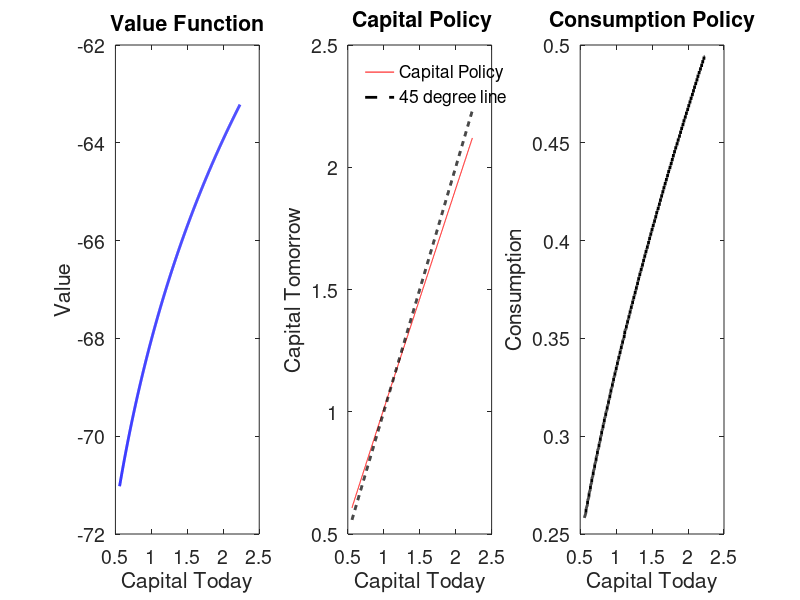
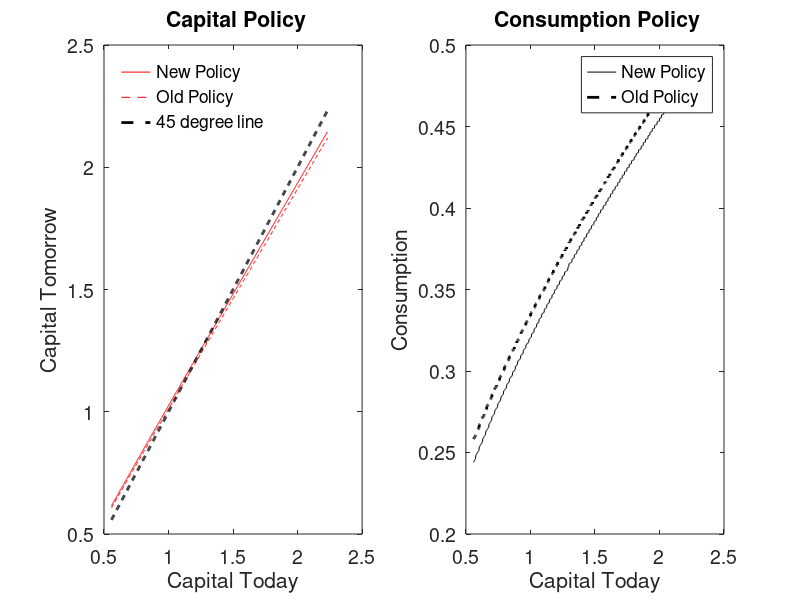
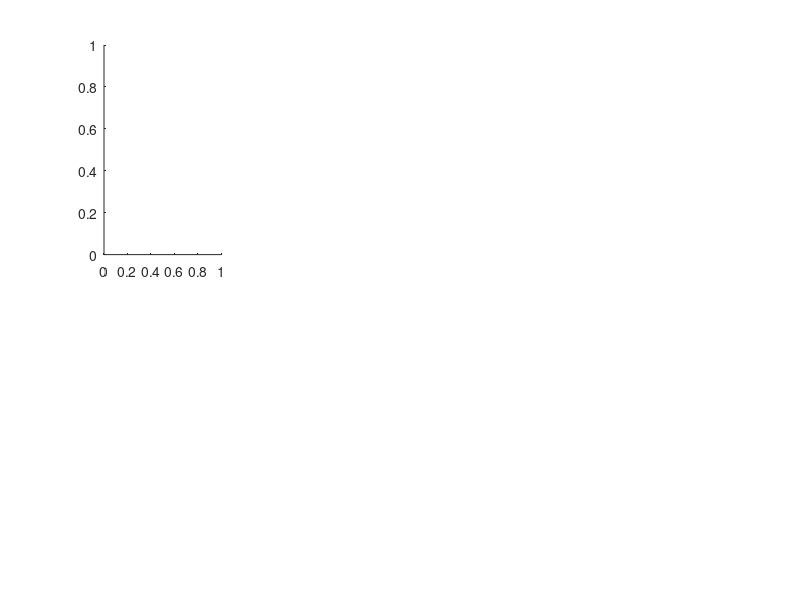

Reproduce these figures in MATLAB, in order. (Note: this script raises an error after producing the figures.)
%%%%%%%%%%%%%%%%%%%%%%%%%%%%%%%%%%%%%%%%%
% Solves the Planner's problem using VFI %
% Matt Hong and Pascual Restrepo, EC 702 Fall 2020
% Edits Hannah Rhodenhiser Fall 2021
% Edits by Veronica Perez for PSet 5 EC 702 Pascual Restrepo
%%%%%%%%%%%%%%%%%%%%%%%%%%%%%%%%%%%%%%%%%%
close all; clear; clc;

%reference: Stokey_Lucas_1989 5.1
% model to be solved
% V(k) = max_{kp<=f(k)+(1-delta)k} [ u(c) + beta V(kprime) ]
% BC: c + kprime = f(k) + (1-delta)*k
% prod function: f(k)=k^alpha*ell^(1-alpha)
% utility function: u(c) = c^(1-gamma) / (1-gamma)

%start tracking timing
tic; 
disp('%%%%%%%%%%%%%%%%%%%')
disp('Solving the planners problem')
disp(' ')

%%%%%%%%%%%%%%%%%%%%%%%%%%%%%%%%%%%%%%%%%%%%%%%%%%%%%%%%%%%%%%%%%%%%%%%%%%
%%%%%%%%%%%%%%%%%%%%%%% THIS BLOCK SETS UP THE MODEL %%%%%%%%%%%%%%%%%%%%%%
%%%%%%%%%%%%%%%%%%%%%%%%%%%%%%%%%%%%%%%%%%%%%%%%%%%%%%%%%%%%%%%%%%%%%%%%%%%

vfmaxit = 1000; %max number of VF iterations
vftol = 1e-7;       %tolerance on Bellman equation, in percentages

T=100;                    %final period for transition
transitspan=0:T-1; %time span for transition


%model parameters (note, this is parametrized in a way such that one unit
%of time is a year)
gamma=1.5;  %this means that there is a low willingness to subs c over time
delta=0.06;
alpha=0.3;
beta=0.95;
ell=1;      %normalization

%exact SS quantities
Abar=(1/beta-1+delta)/alpha;
Abar;
A=Abar+0.03;

%exact SS quantities
%Hannahs for kss:
% kss=(A*alpha/(1/beta-1+delta))^(1/(1-alpha))*ell; % my equation is different:
kss=((1/beta-1+delta)/(alpha*A))^(1/(alpha-1))*ell;
Rss=A*alpha*(kss/ell)^(alpha-1);
Wss=A*(1-alpha)*(kss/ell)^(alpha);
rss=1/beta-1;
%investment in ss:
Iss=delta*kss;
%c in ss
Css=A*kss^(alpha)*(ell)^(1-alpha) - kss*delta;
%output
Yss=A*kss^(alpha)*(ell)^(1-alpha);

%define grid
kmin=kss*0.5;
kmax=kss*2;
knum=1000;
K0=linspace(kmin,kmax,knum);

%%%%%%%%%%%%%%%%%%%%%%%%%%%%%%%%%%%%%%%%%%%%%%%%%%%%%%%%%%%%%%%%%%%%%%%%%%%
%%%%%%%%%%%%% THIS BLOCK SETS UP AND SOLVES THE VALUE FUNCTION %%%%%%%%%%%%
%%%%%%%%%%%%%%%%%%%%%%%%%%%%%%%%%%%%%%%%%%%%%%%%%%%%%%%%%%%%%%%%%%%%%%%%%%%

%compute return function (utility function). We use meshgrid
[kp,k]=meshgrid(K0);
Glow=zeros(knum, knum);
Gmax=A*k.^alpha*ell^(1-alpha)+(1-delta)*k;
kp(kp>=Gmax | kp<Glow)=NaN; %restrict control variable to feasible set
utility=(A*k.^alpha*ell^(1-alpha)+(1-delta)*k-kp).^(1-gamma)/(1-gamma);
% In utility matrix, rows represent the state (capital
%today) columns are the control (capital tomorrow).

%initialize the policy and VF arrays
Vold = zeros(knum,1);   %this will store old VF
V = zeros(knum,1);      %this will store new VF
kprimeind=zeros(knum,1);

disp('%%%%')
disp('Starting VFI now')
disp(' ')

for vfit = 1:vfmaxit
    %form Bellman equation
    RHSMAT = utility + beta*repmat(Vold',knum,1);
   	[V,kprimeind] = max(RHSMAT,[],2); % a column vector containing max in each row
    absdiff=abs(V-Vold);
    vferr = max(absdiff); %maximum absolute error
    if (mod(vfit,50)==1)
        disp(['VF error = ' num2str(vferr) ' on VF iteration ' num2str(vfit) '.'])
    end
       %exit if converged
    if (vferr<vftol)
        disp(['VFI complete at iteration ' num2str(vfit) '.'])
        break; 
    end
    %if not converged, then Vold <- V, and redo
    Vold = V;
end
toc;
disp('%%%%')
disp(' ')

Kpol = K0(kprimeind); %capital policy function
Cpol = A*K0.^alpha*ell^(1-alpha) + (1-delta)*K0 - Kpol;

%%%%%%%%%%%%%%%%%%%%%%%%%%%%%%%%%%%%%%%%%%%%%%%%%%%%%%%%%%%
% PLOT POLICY FUNCTIONS AND VERIFY THEY MATCH THE SLIDES %%
%%%%%%%%%%%%%%%%%%%%%%%%%%%%%%%%%%%%%%%%%%%%%%%%%%%%%%%%%%%
lwidnum = 2;    %line width on graphs
fsizenum = 14;  %font size on graphs

policy=figure; 
subplot(1,3,1)
plot(K0,V,'b','LineWidth',lwidnum)
xlabel('Capital Today')
ylabel('Value');
title('Value Function')
set(gca,'FontSize',fsizenum)

subplot(1,3,2)
plot(K0,Kpol,'r',K0,K0,'k--', 'LineWidth',lwidnum)
xlabel('Capital Today')
ylabel('Capital Tomorrow')
title(' Capital Policy')
legend('Capital Policy','45 degree line','Location','NorthWest');
legend boxoff;
set(gca,'FontSize',fsizenum)

subplot(1,3,3)
plot(K0,Cpol,'k','LineWidth',lwidnum)
xlabel('Capital Today')
ylabel('Consumption');
title('Consumption Policy')
set(gca,'FontSize',fsizenum)

%%%%%%%%%%%%%%%%%%%%%%%%%%%%%%%%%%%%%%%%%%%%%%%%%%%%%%%%%%%%%%%%%%%%%%%%%%%
% THIS BLOCK COMPUTES THE TRANSITION FROM AN ARBITRARY INITIAL CONDITION %%
%%%%%%%%%%%%%%%%%%%%%%%%%%%%%%%%%%%%%%%%%%%%%%%%%%%%%%%%%%%%%%%%%%%%%%%%%%%

kstart=0.5*kss;                 %initial condition---half of steady state
[~,kindex]=min(abs(K0-kstart)); %grid point closer to initial condition
kinit=K0(kindex);               %point in grid closer to kstart as initial condition

ktransit=zeros(T,1); %preallocate the capital transition vector
ktransit(1)=kinit;   %first entry of capital transition is initial condition
for it=2:T
    ktransit(it)=Kpol(K0==kinit); %get from the grid the initial value and apply the PF
    kinit=ktransit(it);           %update initial capital value
end

%transition for other interesting equilibrium objects
Wtransit=A*(1-alpha)*(ktransit/ell).^(alpha); %transition for wages
Rtransit=A*alpha*(ktransit/ell).^(alpha-1);   %transition for Rental rate
rtransit=Rtransit-delta;                    %transition for Rental rate
%transit values
Itransit=delta*ktransit;
Ctransit=A*ktransit.^(alpha)*(ell)^(1-alpha) - ktransit*delta;
Ytransit=A*ktransit.^(alpha)*(ell)^(1-alpha);

% transition=figure;
% subplot(2,4,1)
% plot(transitspan,ktransit,'b--','LineWidth',lwidnum)
% line([transitspan(1) transitspan(end)],[kss,kss],'Color',[1 0 0],'LineStyle','--')
% xlabel('Time')
% ylabel('Capital');
% title('Transition for Capital')
% legend('Capital','KSS','Location','SouthEast');
% legend boxoff;
% set(gca,'FontSize',fsizenum)
% 
% subplot(2,4,2)
% plot(transitspan,Rtransit,'b--','LineWidth',lwidnum)
% line([transitspan(1) transitspan(end)],[Rss,Rss],'Color',[1 0 0],'LineStyle','--')
% xlabel('Time')
% ylabel('Rental Rate');
% title('Transition for Rental Rate')
% legend('Rental Rate','RSS','Location','NorthEast');
% legend boxoff;
% set(gca,'FontSize',fsizenum)
% 
% subplot(2,4,3)
% plot(transitspan,rtransit,'b--','LineWidth',lwidnum)
% line([transitspan(1) transitspan(end)],[rss,rss],'Color',[1 0 0],'LineStyle','--')
% xlabel('Time')
% ylabel('Interest Rate');
% title('Transition for Interest Rate')
% legend('Interest Rate','rSS','Location','NorthEast');
% legend boxoff;
% set(gca,'FontSize',fsizenum)
% 
% subplot(2,4,4)
% plot(transitspan,Wtransit,'b--','LineWidth',lwidnum)
% line([transitspan(1) transitspan(end)],[Wss,Wss],'Color',[1 0 0],'LineStyle','--')
% xlabel('Time')
% ylabel('Real Wage');
% title('Transition for Real Wage')
% legend('Real Wage','Wss','Location','SouthEast');
% legend boxoff;
% set(gca,'FontSize',fsizenum)
% 
% % investment Itransit Iss
% subplot(2,4,5)
% plot(transitspan,Itransit,'b--','LineWidth',lwidnum)
% line([transitspan(1) transitspan(end)],[Iss,Iss],'Color',[1 0 0],'LineStyle','--')
% xlabel('Time')
% ylabel('Investment');
% title('Transition for Investment')
% legend('Investment','Iss','Location','SouthEast');
% legend boxoff;
% set(gca,'FontSize',fsizenum)
% 
% 
% % consumption Ctransit Css
% subplot(2,4,6)
% plot(transitspan,Ctransit,'b--','LineWidth',lwidnum)
% line([transitspan(1) transitspan(end)],[Css,Css],'Color',[1 0 0],'LineStyle','--')
% xlabel('Time')
% ylabel('Consumption');
% title('Transition for Consumption')
% legend('Consumption','Css','Location','SouthEast');
% legend boxoff;
% set(gca,'FontSize',fsizenum)
% 
% % Output Ytransit Yss
% subplot(2,4,7)
% plot(transitspan,Ytransit,'b--','LineWidth',lwidnum)
% line([transitspan(1) transitspan(end)],[Yss,Yss],'Color',[1 0 0],'LineStyle','--')
% xlabel('Time')
% ylabel('Output');
% title('Transition for Output')
% legend('Output','Yss','Location','SouthEast');
% legend boxoff;
% set(gca,'FontSize',fsizenum)



%%%%%%%%%%%%%%%%%%%%%%%%%%%%%%%%%%%%%%%%%%%%%%%%%%%%%%%%%%%%%%%%%%%%%%%%%
%%%%%%%%%%%%%%%%%%%%%%% TRANSITIONAL DYNAMICS FOLLOWING A SHOCK %%%%%%%%%%
%%%%%%%%%%%%%%%%%%%%%%% THIS IS NEW MATERIAL                    %%%%%%%%%%
%%%%%%%%%%%%%%%%%%%%%%%%%%%%%%%%%%%%%%%%%%%%%%%%%%%%%%%%%%%%%%%%%%%%%%%%%%

%Note:  in this example, we consider an increase in alpha by 10%
%new model parameters (this is the place to include your shocks)    %
%note also that after shocks, VF changes, so we need to recompute it%
alpha=alpha*1.1;

%new exact SS quantities
%hannas eq, mine is different
% kss_new=(A*alpha/(1/beta-1+delta))^(1/(1-alpha))*ell; 
% my equation is different:
kss_new=((1/beta-1+delta)/(A*alpha))^(1/(alpha-1))*ell;
Rss_new=A*alpha*(kss_new/ell)^(alpha-1);
Wss_new=A*(1-alpha)*(kss_new/ell)^(alpha);
rss_new=1/beta-1;
%investment in ss:
Iss_new=delta*kss_new;
%c in ss
Css_new=A*kss_new^(alpha)*(ell)^(1-alpha) - kss_new*delta;
%output
Yss_new=A*kss_new^(alpha)*(ell)^(1-alpha);



%%%%%%%%%%%%%%%%%%%%%%%%%%%%%%%%%%%%%%%%%%%%%%%%%%%%%%%%%%%%%%%%%%%%%%%%%%%%%%%
%%%%%%%%%%%%% THIS BLOCK SETS UP AND SOLVES THE NEW VALUE FUNCTION %%%%%%%%%%%%
%%%%%%%%%%%%%%%%%%%%%%%%%%%%%%%%%%%%%%%%%%%%%%%%%%%%%%%%%%%%%%%%%%%%%%%%%%%%%%%

%compute return function (utility function). We use meshgrid
[kp,k]=meshgrid(K0);
Glow=zeros(knum, knum);
Gmax=A*k.^alpha*ell^(1-alpha)+(1-delta)*k;
kp(kp>=Gmax | kp<Glow)=NaN; %restrict control variable to feasible set
utility=(A*k.^alpha*ell^(1-alpha)+(1-delta)*k-kp).^(1-gamma)/(1-gamma);

%initialize the policy and VF arrays (note: we can initialize at V---the
%current value function before the shock)
Vold = V; %this will store real value of old VF
kprimeind=zeros(knum,1);

disp('%%%%')
disp('Second VFI')
disp(' ')

for vfit = 1:vfmaxit
    %form Bellman equation
    RHSMAT = utility + beta*repmat(Vold',knum,1);
   	[V,kprimeind] = max(RHSMAT,[],2);
    absdiff=abs(V-Vold);
    vferr = max(absdiff); %maximum absolute error
    if (mod(vfit,50)==1)
        disp(['VF error = ' num2str(vferr) ' on VF iteration ' num2str(vfit) '.'])
    end
       %exit if converged
    if (vferr<vftol)
        disp(['VFI complete at iteration ' num2str(vfit) '.'])
        break; 
    end
    %if not converged, then Vold <- V, and redo
    Vold = V;
end

toc;
disp('%%%%')
disp(' ')

% obtain the new policy functions %
Kpol_new = K0(kprimeind); %real values of capital policy function
Cpol_new = A*K0.^alpha*ell^(1-alpha) + (1-delta)*K0 - Kpol_new;

%%%%%%%%%%%%%%%%%%%%%%%%%%%%%%%%%%%%%%%%%%%%%%%%
% COMPARISSON OF NEW AND OLD POLICY FUNCTIONS %%
%%%%%%%%%%%%%%%%%%%%%%%%%%%%%%%%%%%%%%%%%%%%%%%%

policy_comparisson=figure; 
subplot(1,2,1)
plot(K0,Kpol_new,'r', K0,Kpol,'--r', K0,K0,'k--', 'LineWidth',lwidnum)
xlabel('Capital Today')
ylabel('Capital Tomorrow')
title(' Capital Policy')
legend('New Policy', 'Old Policy', '45 degree line','Location','NorthWest');
legend boxoff;
set(gca,'FontSize',fsizenum)

subplot(1,2,2)
plot(K0,Cpol_new,'k',K0,Cpol,'--k','LineWidth',lwidnum)
xlabel('Capital Today')
ylabel('Consumption');
legend('New Policy', 'Old Policy');
title(' Consumption Policy')
set(gca,'FontSize',fsizenum)

%%%%%%%%%%%%%%%%%%%%%%%%%%%%%%%%%%%%%%%%%%%%%%%%%%%%%%%%%%%%%%%%%%%%%%%%%%%%%%
% THIS BLOCK COMPUTES THE TRANSITION FROM THE STEADY STATE BEFORE THE SHOCK %%
%%%%%%%%%%%%%%%%%%%%%%%%%%%%%%%%%%%%%%%%%%%%%%%%%%%%%%%%%%%%%%%%%%%%%%%%%%%%%%

kstart=kss;                     %initial condition---past steady state
[~,kindex]=min(abs(K0-kstart)); %grid point closer to initial condition
kinit=K0(kindex);               %point in grid closer to kstart as initial condition

ktransit=zeros(T,1);    %preallocate the capital transition vector
ktransit(1)=kinit;      %first entry of capital transition is initial condition
for it=2:T
    ktransit(it)=Kpol_new(K0==kinit); %get from the grid the initial value and apply the PF
    kinit=ktransit(it); %update initial capital value
end

%transition for other interesting equilibrium objects
Wtransit=A*(1-alpha)*(ktransit/ell).^(alpha); %transition for wages
Rtransit=A*alpha*(ktransit/ell).^(alpha-1); %transition for Rental rate
rtransit=Rtransit-delta; %transition for Rental rate
%transit values
Itransit=delta*ktransit;
Ctransit=A*ktransit.^(alpha)*(ell)^(1-alpha) - ktransit*delta;
Ytransit=A*ktransit.^(alpha)*(ell)^(1-alpha);

%includes some points before the shock to capture the pre-shock st st %
transitspan=[-10 0 transitspan];
ktransit=[kss kss ktransit'];
Wtransit=[Wss Wss Wtransit'];
Rtransit=[Rss Rss Rtransit'];
rtransit=[rss rss rtransit'];
Itransit=[Iss Iss Itransit'];
Ctransit=[Css Css Ctransit'];
Ytransit=[Yss Yss Ytransit'];

transition_new=figure('Position', get(0, 'Screensize'));
set(transition_new, 'Color', 'white');  % Set the figure background color to white
subplot(2,4,1)
sgtitle('Alpha Shock; A = Abar+0.03 = 0.4054');
plot(transitspan,ktransit,'b--','LineWidth',lwidnum)
line([transitspan(1) transitspan(end)],[kss_new,kss_new],'Color',[1 0 0],'LineStyle','--')
xlabel('Time')
ylabel('Capital');
title('Transition for Capital')
legend('Capital','New st st','Location','SouthEast');
legend boxoff;
set(gca,'FontSize',fsizenum)

subplot(2,4,2)
plot(transitspan,Rtransit,'b--','LineWidth',lwidnum)
line([transitspan(1) transitspan(end)],[Rss_new,Rss_new],'Color',[1 0 0],'LineStyle','--')
xlabel('Time')
ylabel('Rental Rate');
title('Transition for Rental Rate')
legend('Rental Rate','New st st','Location','NorthEast');
legend boxoff;
set(gca,'FontSize',fsizenum)

subplot(2,4,3)
plot(transitspan,rtransit,'b--','LineWidth',lwidnum)
line([transitspan(1) transitspan(end)],[rss_new,rss_new],'Color',[1 0 0],'LineStyle','--')
xlabel('Time')
ylabel('Interest Rate');
title('Transition for Interest Rate')
legend('Interest Rate','New st st','Location','NorthEast');
legend boxoff;
set(gca,'FontSize',fsizenum)

subplot(2,4,4)
plot(transitspan,Wtransit,'b--','LineWidth',lwidnum)
line([transitspan(1) transitspan(end)],[Wss_new,Wss_new],'Color',[1 0 0],'LineStyle','--')
xlabel('Time')
ylabel('Real Wage');
title('Transition for Real Wage')
legend('Real Wage','New st st','Location','SouthEast');
legend boxoff;
set(gca,'FontSize',fsizenum)


% investment Itransit Iss
subplot(2,4,5)
plot(transitspan,Itransit,'b--','LineWidth',lwidnum)
line([transitspan(1) transitspan(end)],[Iss_new,Iss_new],'Color',[1 0 0],'LineStyle','--')
xlabel('Time')
ylabel('Investment');
title('Transition for Investment')
legend('Investment','New st st','Location','SouthEast');
legend boxoff;
set(gca,'FontSize',fsizenum)


% consumption Ctransit Css
subplot(2,4,6)
plot(transitspan,Ctransit,'b--','LineWidth',lwidnum)
line([transitspan(1) transitspan(end)],[Css_new,Css_new],'Color',[1 0 0],'LineStyle','--')
xlabel('Time')
ylabel('Consumption');
title('Transition for Consumption')
legend('Consumption','New st st','Location','SouthEast');
legend boxoff;
set(gca,'FontSize',fsizenum)

% Output Ytransit Yss
subplot(2,4,7)
plot(transitspan,Ytransit,'b--','LineWidth',lwidnum)
line([transitspan(1) transitspan(end)],[Yss_new,Yss_new],'Color',[1 0 0],'LineStyle','--')
xlabel('Time')
ylabel('Output');
title('Transition for Output')
legend('Output','New st st','Location','SouthEast');
legend boxoff;
set(gca,'FontSize',fsizenum)

saveas(transition_new,"q_2_4.png")
saveas(transition_new,"/Users/veronica/Dropbox/Apps/Overleaf/Macro_EC_702_PS_cd0814_jayinliu_vcperez/figures/PS_5_q_2_4.png")